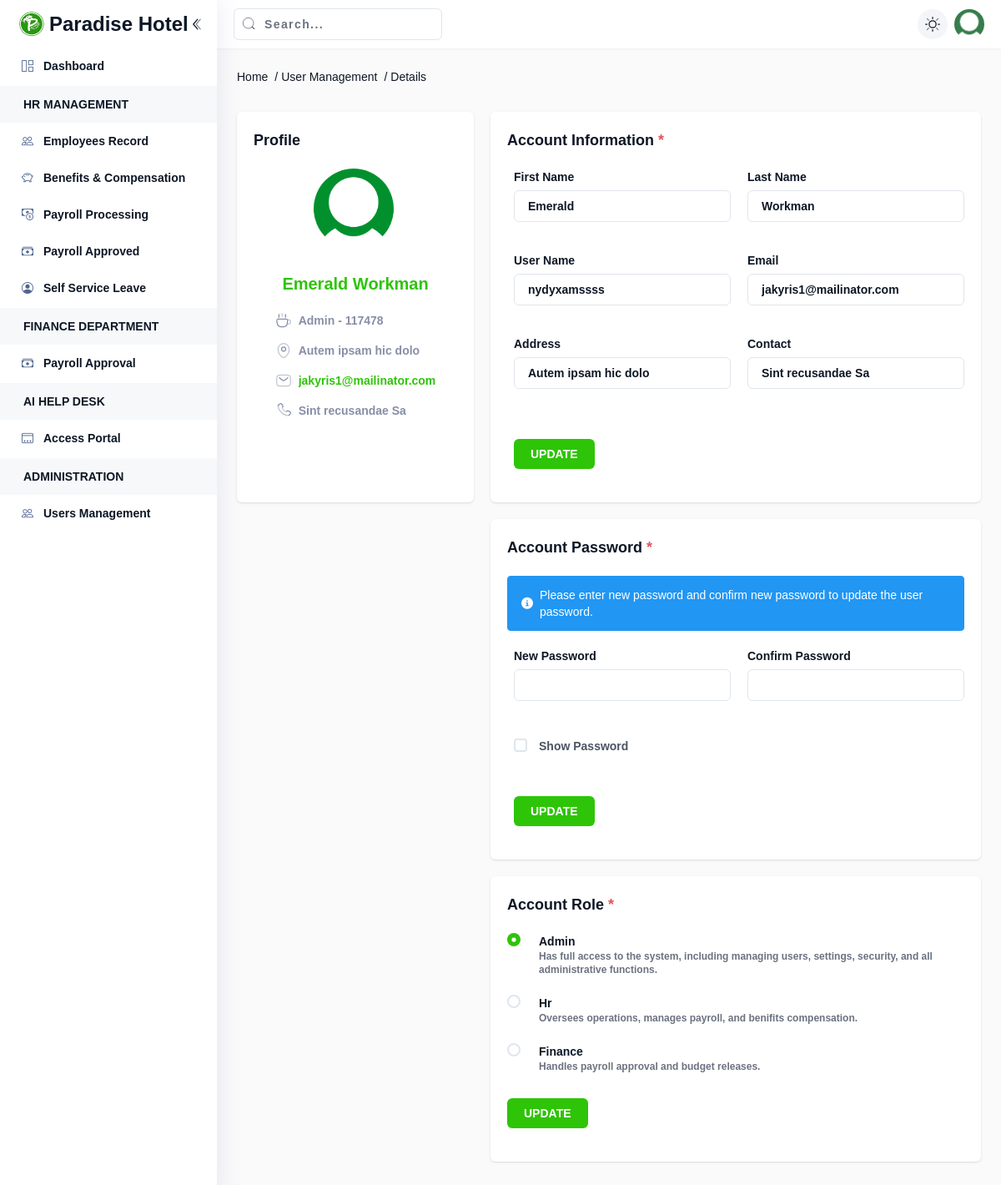
The page /users/details?user_id=117478 (signed in) on the database its author committed.
### tables this page shows
CREATE TABLE `users` (
  `id` int NOT NULL,
  `user_id` int NOT NULL,
  `firstname` varchar(50) NOT NULL,
  `lastname` varchar(50) NOT NULL,
  `username` varchar(50) NOT NULL,
  `password` varchar(255) NOT NULL,
  `email` varchar(100) NOT NULL,
  `email_verified_at` timestamp NULL DEFAULT NULL,
  `address` text,
  `contact` varchar(20) DEFAULT NULL,
  `picture` varchar(255) DEFAULT 'default.png',
  `role` enum('Admin','Hr','Finance') DEFAULT 'Hr',
  `status` enum('Active','Inactive','','') NOT NULL DEFAULT 'Active',
  `last_login` datetime DEFAULT NULL,
  `created_at` timestamp NULL DEFAULT CURRENT_TIMESTAMP,
  `updated_at` timestamp NULL DEFAULT CURRENT_TIMESTAMP ON UPDATE CURRENT_TIMESTAMP
);

### page/Users.php (called while the page is built)
<?php
    ViewPage("users", "list");
?>

### app/core/connection.php (called while the page is built)
<?php
return [
    "DB_HOST" => 'localhost',
    "DB_USER" => 'root',
    "DB_PASSWORD" => '',
    "DB_NAME" => 'payroll'
];

### app/core/database.php (called while the page is built, shortened)
<?php
class Database
{
	public $DB;
    private $DB_HOST;
    private $DB_USER;
    private $DB_PASSWORD;
    private $DB_NAME;
    function __construct()
    {
        $connection = include __DIR__ . '/connection.php';
        $this->DB_HOST = $connection['DB_HOST'] ?? 'localhost';
        $this->DB_USER = $connection['DB_USER'] ?? 'root';
        $this->DB_PASSWORD = $connection['DB_PASSWORD'] ?? '';
        $this->DB_NAME = $connection['DB_NAME'] ?? '';
    }
	public function DB_CONNECTION()
	{
        try{
            $this->DB = new mysqli($this->DB_HOST, $this->DB_USER, $this->DB_PASSWORD, $this->DB_NAME);
        }catch(Exception $e){
            die('
                <!DOCTYPE html>
                <html lang="en">
                    <head>
                        <meta charset="UTF-8">
                        <meta name="viewport" content="width=device-width, initial-scale=1.0">
                        <title>Application Error</title>
                        <link rel="stylesheet" href="https://cdn.jsdelivr.net/npm/bootstrap@5.3.0/dist/css/bootstrap.min.css">
                    </head>
                    <body class="min-vh-100 d-flex align-items-center">
                        <div class="container text-center">
                            <div class="row justify-content-center">
                                <div class="col-md-6">
                                    <p class="lead">Something went wrong</p>
                                    <p class="mb-1 small">We\'re sorry, but an unexpected error occurred.</p>
                                    <code>'.$e->getMessage().'</code>
                                </div>
                            </div>
                        </div>
                    </body>
                </html>
            ');
        }
	}
	public function SELECT_ONE_WHERE($table, $fields, $where, $options = null)
	{
		$condition = "";
		foreach ($where as $key => $value) {
			$condition .= $key . " = '" . $value . "' AND ";
		}
		$condition = substr($condition, 0, -5);
		$query = "SELECT {$fields} FROM {$table} WHERE {$condition} {$options} LIMIT 1";
		$result = $this->DB->query($query) or die("Cannot execute SELECT_ONE_WHERE command: " . $this->DB->error);
		$data = $result->fetch_assoc();
		return $data;
	}
}

### app/init.php (called while the page is built, shortened)
<?php
require_once("core/components.php");
require_once("core/database.php");
$DB = new Database();

### page/users/Details.php (the view, shortened to what this page needs)
<?php
    $get_user_id = $_GET['user_id'] ?? null;
    $user = $DB->SELECT_ONE_WHERE("users", "*", ["user_id" => $get_user_id]);
?>
<link rel="stylesheet" href="https://cdnjs.cloudflare.com/ajax/libs/cropperjs/1.5.13/cropper.min.css">
<div>
    <div class="pt-5">
        <div class="mb-5 grid grid-cols-1 gap-5 lg:grid-cols-3 xl:grid-cols-4">
            <div class="panel">
                <div class="mb-5 flex items-center justify-between">
                    <h5 class="text-lg font-semibold dark:text-white-light">Profile</h5>
                </div>
                <div class="mb-5">
                    <div class="flex flex-col items-center justify-center">
                        <div class="flex flex-col items-center justify-center">
                            <div class="w-[100px] mb-3" id="previewPicture">
                                <img src="<?= DOMAIN ?>/upload/profile/<?= $user['picture'] ?>" alt="image" id="profileImage" class="mb-4 h-24 w-24 rounded-full object-cover">
                            </div>
                        </div>
                        <div class="text-xl font-semibold text-primary"><?= $user['firstname'] . ' ' . $user['lastname'] ?></div>
                        <ul class="m-auto mt-5 flex max-w-[300px] flex-col space-y-4 font-semibold text-white-dark">
                            <li class="flex items-center gap-2">
                                <?= $user['role'] . " - " . $user['user_id'] ?>
                            </li>
                            <li class="flex items-center gap-2">
                                <?= $user['address'] ?>
                            </li>
                            <li>
                                <a href="javascript:;" class="flex items-center gap-2">
                                    <span class="truncate text-primary"> <?= $user['email'] ?>
                                    </span></a>
                            </li>
                            <li class="flex items-center gap-2">
                                <span class="whitespace-nowrap" dir="ltr"> <?= $user['contact'] ?>
                                </span>
                            </li>
                        </ul>
                    </div>
                </div>
            </div>
            <div class="panel lg:col-span-2 xl:col-span-3">
                <div class="mb-5">
                    <h5 class="text-lg font-semibold dark:text-white-light">Account Information <span class="text-danger">*</span></h5>
                </div>
                <div class="mb-5">
                    <form id="formAccount">
                        <div class="flex flex-col sm:flex-row">
                            <div class="grid flex-1 grid-cols-1 gap-5 sm:grid-cols-2 ml-2">
                                <div>
                                    <label for="first_name">First Name</label>
                                    <div class="relative text-white-dark mb-4">
                                        <?= Input("text", "firstname", $user['firstname'], null, null, null, 'required') ?>
                                    </div>
                                </div>
                                <div>
                                    <label for="last_name">Last Name</label>
                                    <div class="relative text-white-dark mb-4">
                                        <?= Input("text", "lastname", $user['lastname'], null, null, null, 'required') ?>
                                    </div>
                                </div>
                                <div>
                                    <label for="username">User Name</label>
                                    <div class="relative text-white-dark mb-4">
                                        <?= Input("text", "username", $user['username'], null, null, null, 'required') ?>
                                    </div>
                                </div>
                                <div>
                                    <label for="email">Email</label>
                                    <div class="relative text-white-dark mb-4">
                                        <?= Input("text", "email", $user['email'], null, null, null, 'required') ?>
                                    </div>
                                </div>
                                <div>
                                    <label for="address">Address</label>
                                    <div class="relative text-white-dark mb-4">
                                        <?= Input("text", "address", $user['address'], null, null, null) ?>
                                    </div>
                                </div>
                                <div>
                                    <label for="contact">Contact</label>
                                    <div class="relative text-white-dark mb-4">
                                        <?= Input("text", "contact", $user['contact'], null, null, null, 'required') ?>
                                    </div>
                                </div>
                                <div class="sm:col-span-2">
                                    <?= Button("submit", "btnLogin", "Update", null) ?>
                                </div>
                            </div>
                        </div>
                    </form>
                </div>
            </div>
        </div>
        <div class="mb-5 grid grid-cols-1 gap-5 lg:grid-cols-3 xl:grid-cols-4">
            <div class="empty"></div>
            <div class="panel lg:col-span-2 xl:col-span-3">
                <div class="mb-5">
                    <h5 class="text-lg font-semibold dark:text-white-light">Account Password <span class="text-danger">*</span></h5>
                </div>
                <div class="mb-5">
                    <form id="formPassword">
                        <div class="bg-info border border-info px-4 py-3 mb-5 rounded relative mb-3 text-md flex items-center dark:bg-gray-800 dark:border-gray-700 dark:text-gray-300 text-white" role="alert">
                            <i class="fas fa-info-circle mr-2"></i><span>Please enter new password and confirm new password to update the user password.</span>
                        </div>
                        <div class="flex flex-col sm:flex-row">
                            <div class="grid flex-1 grid-cols-1 gap-5 sm:grid-cols-2 ml-2">
                                <div>
                                    <label for="newPassword">New Password</label>
                                    <div class="relative text-white-dark mb-4">
                                        <?= Input("password", "newPassword", null, null, null, null, 'required minlength="6"') ?>
                                    </div>
                                </div>
                                <div>
                                    <label for="confirmPassword">Confirm Password</label>
                                    <div class="relative text-white-dark mb-4">
                                        <?= Input("password", "confirmPassword", null, null, null, null, 'required minlength="6"') ?>
                                    </div>
                                </div>
                                <div class="flex items-center pl-1">
                                    <input type="checkbox" id="togglePassword" class="form-checkbox h-4 w-4 text-blue-600 transition duration-150 ease-in-out">
                                    <label for="togglePassword" class="ml-2 mt-2 text-sm text-gray-600">Show Password</label>
                                </div>
                                <div class="sm:col-span-2">
                                    <?= Button("submit", "btnUpdatePassword", "Update", null) ?>
                                </div>
                            </div>
                        </div>
                    </form>
                </div>
            </div>
        </div>
        <div class="mb-5 grid grid-cols-1 gap-5 lg:grid-cols-3 xl:grid-cols-4">
            <div class="empty"></div>
            <div class="panel lg:col-span-2 xl:col-span-3">
                <div class="mb-5">
                    <h5 class="text-lg font-semibold dark:text-white-light">Account Role <span class="text-danger">*</span></h5>
                </div>
                <div class="mb-5">
                    <form id="formRole">
                        <ul class="space-y-4">
                            <?php
                                $roles = [
                                    "Admin" => "Has full access to the system, including managing users, settings, security, and all administrative functions.",
                                    "Hr" => "Oversees operations, manages payroll, and benifits compensation.",
                                    "Finance" => "Handles payroll approval and budget releases."
                                ];
                                foreach ($roles as $role => $description){
                                    $role_id = strtolower(str_replace(' ', '_', $role));
                                    $checked = ($user['role'] == $role) ? 'checked' : '';
                                    ?>
                                        <li>
                                            <div class="flex items-start gap-2">
                                                <input type="radio" id="role_<?= $role_id; ?>" name="role" class="form-radio h-4 w-4 text-blue-600" value="<?= $role; ?>" <?= $checked; ?> required>
                                                <label class="ml-2" for="role_<?= $role_id; ?>">
                                                    <div class="font-semibold"><?= $role; ?></div>
                                                    <p class="text-xs text-gray-500"><?= $description; ?></p>
                                                </label>
                                            </div>
                                        </li>
                                    <?php
                                }
                            ?>
                        </ul>
                        <div class="text-right mt-4">
                            <div class="sm:col-span-2">
                                <?= Button("submit", "btnUpdateRole", "Update", null) ?>
                            </div>
                        </div>
                    </form>
                </div>
            </div>
        </div>
    </div>

### app/core/components.php (shortened to what this page needs)
    <?php
function Input($type, $name, $value= null, $placeholder = null, $class = null, $icon = true, $attributes= null)
{
	?>
		<input type="<?=$type?>" name="<?=$name?>" id="<?= $name?>" value="<?= $value?>" placeholder="<?=$placeholder?>" class="form-input <?=!empty($icon) ? 'ps-10' : 'ps-0' ?> placeholder:text-white-dark <?=$class?>" <?= $attributes?>>
	<?php
}
    ?>
    <?php
function Button($type, $id, $text, $class = null, $width = null, $attributes= null)
{
	?>
		<button type="<?=$type?>" id="<?=$id?>" class="btn btn-primary !mt-6 <?=!empty($width) ? 'w-full' : '' ?> border-0 uppercase <?=$class?>" <?= $attributes?>>
			<?= $text ?>
		</button>
	<?php
}
    ?>

### assets/css/app.css (style rules this page uses)
:root { --app-color-primary: none; --app-color-secondary: none; }
a { text-decoration: none !important; }

### rows shown on the page
users: picture (placeholder picture), firstname "Emerald", lastname "Workman", role "Admin", user "117478", address "Autem ipsam hic dolo", email "jakyris1@mailinator.com", contact "Sint recusandae Sa", username "nydyxamssss"

### other values the page prints
APP_NAME "Paradise Hotel"
$title "Dashboard Employees Record Benefits & Compensation Payroll Processing Payroll Approved Self Service Leave Payroll Approval Access Portal Users Management"
$title "HR MANAGEMENT FINANCE DEPARTMENT AI HELP DESK ADMINISTRATION"
$item['label'] "Home"
$item['label'] "User Management"
$item['label'] "Details"
$text "UPDATE UPDATE UPDATE"
$role "Admin"
$description "Has full access to the system, including managing users, settings, security, and all administrative functions."
$role "Hr"
$description "Oversees operations, manages payroll, and benifits compensation."
$role "Finance"
$description "Handles payroll approval and budget releases."
